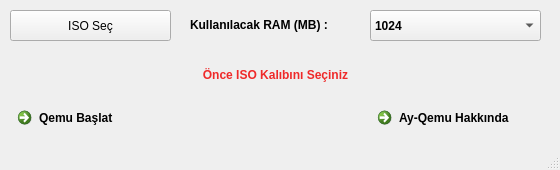
<?xml version="1.0" encoding="UTF-8"?>
<ui version="4.0">
 <class>AnaPencere</class>
 <widget class="QMainWindow" name="AnaPencere">
  <property name="geometry">
   <rect>
    <x>0</x>
    <y>0</y>
    <width>560</width>
    <height>170</height>
   </rect>
  </property>
  <property name="minimumSize">
   <size>
    <width>560</width>
    <height>170</height>
   </size>
  </property>
  <property name="maximumSize">
   <size>
    <width>560</width>
    <height>170</height>
   </size>
  </property>
  <property name="windowTitle">
   <string>Ay-Qemu 0.1</string>
  </property>
  <widget class="QWidget" name="centralWidget">
   <widget class="QPushButton" name="pushButton">
    <property name="geometry">
     <rect>
      <x>10</x>
      <y>10</y>
      <width>161</width>
      <height>31</height>
     </rect>
    </property>
    <property name="text">
     <string>ISO Seç</string>
    </property>
   </widget>
   <widget class="QLabel" name="label">
    <property name="geometry">
     <rect>
      <x>60</x>
      <y>60</y>
      <width>431</width>
      <height>31</height>
     </rect>
    </property>
    <property name="font">
     <font>
      <weight>75</weight>
      <bold>true</bold>
      <stylestrategy>PreferDefault</stylestrategy>
     </font>
    </property>
    <property name="layoutDirection">
     <enum>Qt::LeftToRight</enum>
    </property>
    <property name="text">
     <string>&lt;html&gt;&lt;head/&gt;&lt;body&gt;&lt;p&gt;&lt;span style=&quot; color:#ef2929;&quot;&gt;Önce ISO Kalıbını Seçiniz&lt;/span&gt;&lt;/p&gt;&lt;/body&gt;&lt;/html&gt;</string>
    </property>
    <property name="alignment">
     <set>Qt::AlignCenter</set>
    </property>
   </widget>
   <widget class="QCommandLinkButton" name="commandLinkButton">
    <property name="geometry">
     <rect>
      <x>10</x>
      <y>100</y>
      <width>211</width>
      <height>31</height>
     </rect>
    </property>
    <property name="text">
     <string>Qemu Başlat</string>
    </property>
   </widget>
   <widget class="QCommandLinkButton" name="commandLinkButton_2">
    <property name="geometry">
     <rect>
      <x>370</x>
      <y>100</y>
      <width>171</width>
      <height>31</height>
     </rect>
    </property>
    <property name="text">
     <string>Ay-Qemu Hakkında</string>
    </property>
   </widget>
   <widget class="QComboBox" name="comboBox">
    <property name="geometry">
     <rect>
      <x>370</x>
      <y>10</y>
      <width>171</width>
      <height>31</height>
     </rect>
    </property>
    <property name="font">
     <font>
      <weight>75</weight>
      <bold>true</bold>
     </font>
    </property>
    <property name="layoutDirection">
     <enum>Qt::LeftToRight</enum>
    </property>
    <item>
     <property name="text">
      <string extracomment="Sanal sistem için RAM miktarı">1024</string>
     </property>
    </item>
    <item>
     <property name="text">
      <string>2048</string>
     </property>
    </item>
    <item>
     <property name="text">
      <string>4096</string>
     </property>
    </item>
   </widget>
   <widget class="QLabel" name="label_2">
    <property name="geometry">
     <rect>
      <x>190</x>
      <y>9</y>
      <width>161</width>
      <height>31</height>
     </rect>
    </property>
    <property name="font">
     <font>
      <weight>75</weight>
      <bold>true</bold>
     </font>
    </property>
    <property name="text">
     <string>Kullanılacak RAM (MB) :</string>
    </property>
   </widget>
  </widget>
  <widget class="QMenuBar" name="menuBar">
   <property name="geometry">
    <rect>
     <x>0</x>
     <y>0</y>
     <width>560</width>
     <height>21</height>
    </rect>
   </property>
  </widget>
  <widget class="QStatusBar" name="statusBar"/>
 </widget>
 <layoutdefault spacing="6" margin="11"/>
 <resources/>
 <connections/>
</ui>
